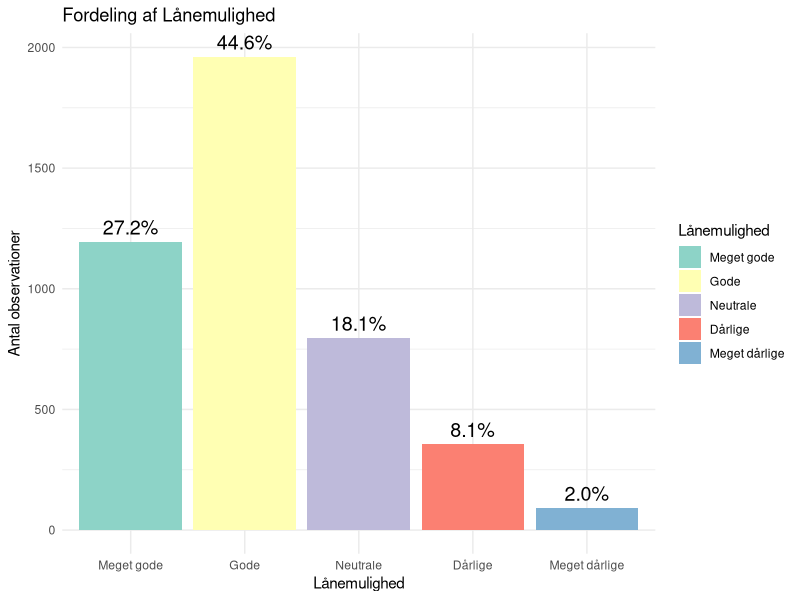
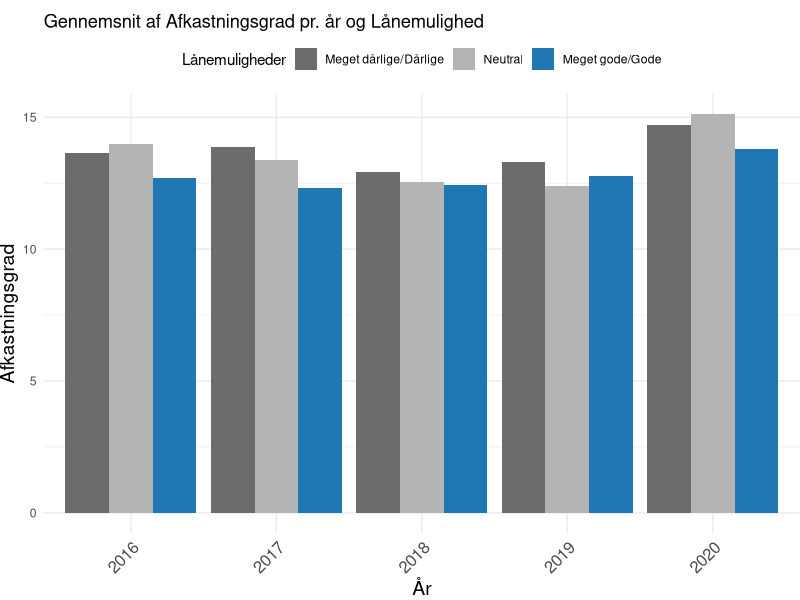
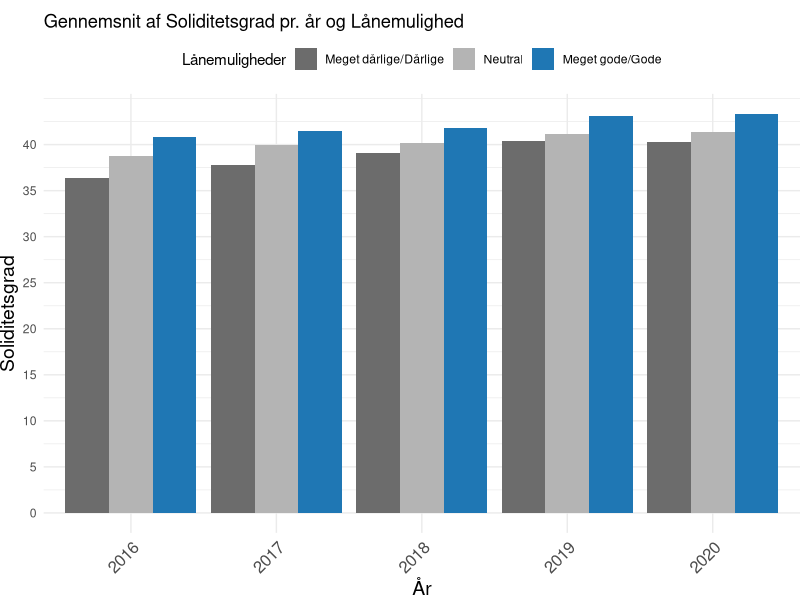
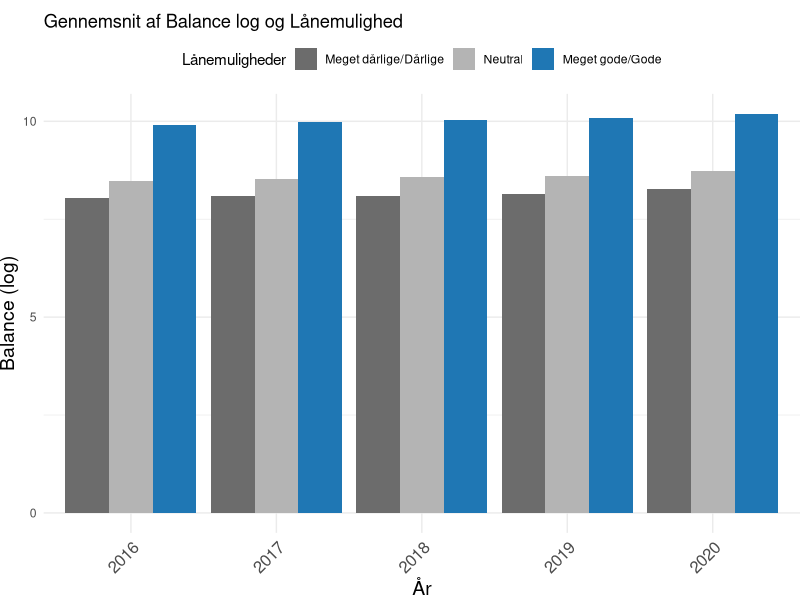

The R source for these figures, in order:
########################################################
####Opgave 3 – Spørgeskema og Cumulative Link Models####
########################################################

library(ggplot2)
library(ordinal)
library(RColorBrewer)
library(dplyr)
library(tidyr)
library(gridExtra)

################################################
####Opgave 3.1 – Illustration af spørgsmålet####
################################################

###################################
####Data Preparation & Cleaning####
###################################

regnskab <- read.csv2("regnskab.csv", fileEncoding = "latin1")

regnskab_endelig <- regnskab

regnskab_endelig <- regnskab_endelig[,c(1:2,4,194:198,206:210,218:222)]

regnskab_kolonner <- c("Lånemulighed","Antal_Ansatte","Etableringsdato","Balance_2020","Balance_2019","Balance_2018",
                       "Balance_2017","Balance_2016","Afkastningsgrad_2020","Afkastningsgrad_2019",
                       "Afkastningsgrad_2018","Afkastningsgrad_2017","Afkastningsgrad_2016","Soliditetsgrad_2020",
                       "Soliditetsgrad_2019","Soliditetsgrad_2018","Soliditetsgrad_2017","Soliditetsgrad_2016")

colnames(regnskab_endelig) <- regnskab_kolonner

# Fjerner besvarelserne "Ved ikke" fra dataframe - i alt 51 obs svarende til cirka 1 % - (51 / 4484) * 100 = 1.1 %
regnskab_endelig <- subset(regnskab_endelig, Lånemulighed != "Ved ikke")

unique(regnskab_endelig$Lånemulighed)

regnskab_endelig$Lånemulighed[grep("^Dårlig$", regnskab_endelig$Lånemulighed)] <- "Dårlige"

# Juster rækkefølgen
regnskab_endelig$Lånemulighed <- factor(regnskab_endelig$Lånemulighed, 
                                        levels = c("Meget gode", "Gode", "Neutrale", 
                                                   "Dårlige", "Meget dårlige"))

regnskab_endelig$Etableringsdato <- as.Date(regnskab_endelig$Etableringsdato, format = "%d-%m-%Y")

# Fjerner alle NA værdier fra datasættet - i alt 62 obs svarende til cirka 1 % (62 / 4395) * 100 = 1.3 %
regnskab_endelig <- na.omit(regnskab_endelig)

########################################
####Diagram fordelt på antal ansatte####
########################################

ggplot(regnskab_endelig, aes(x = Lånemulighed, fill = Lånemulighed)) + 
  geom_bar() + 
  labs(title = "Fordeling af Lånemulighed", 
       x = "Lånemulighed", 
       y = "Antal observationer") +
  theme_minimal() +
  scale_fill_brewer(palette = "Set3") +
  geom_text(stat = 'count', aes(label = scales::percent(..count../sum(..count..))), 
            vjust = -0.5, size = 5)

###########################################
####Opgave 3.2 – Cumulative Link Models####
###########################################

###########################################
####Cumulative Link Models af udvikling####
###########################################

regnskab_udvikling <- regnskab_endelig[,c(1,9:13)]

for (i in 2016:2019) {
  regnskab_udvikling[[paste("udvikling_", i, "_", i+1, sep = "")]] <- regnskab_udvikling[[paste("Afkastningsgrad_", i+1, sep = "")]] - regnskab_udvikling[[paste("Afkastningsgrad_", i, sep = "")]]
}

for (row in 1:nrow(regnskab_udvikling)) {
  udvikling <- c()
  
  for (i in 2016:2019) {
    udvikling <- c(udvikling, regnskab_udvikling[row, paste("udvikling_", i, "_", i+1, sep = "")])
  }
  
  gennemsnit_udvikling <- mean(udvikling)
  
  regnskab_udvikling[row, "gennemsnit_udvikling"] <- gennemsnit_udvikling
}

udvikling_clm <- clm(Lånemulighed ~ Afkastningsgrad_2020 + gennemsnit_udvikling, data = regnskab_udvikling)

summary(udvikling_clm)

###################################################
####Cumulative Link Models af nøgletal for 2020####
###################################################

regnskab_endelig$log_Balance_2020 <- log(regnskab_endelig$Balance_2020)

regnskab_endelig$VirksomhedensAlder <- floor(as.numeric(difftime(Sys.Date(), regnskab_endelig$Etableringsdato, units = "weeks")) / 52.25)

regnskab_clm <- clm(Lånemulighed ~ Antal_Ansatte + VirksomhedensAlder + log_Balance_2020 + 
                      Afkastningsgrad_2020 + Soliditetsgrad_2020, data = regnskab_endelig)

summary(regnskab_clm)

regnskab_clm2 <- clm(Lånemulighed ~ Antal_Ansatte +  log_Balance_2020, data = regnskab_endelig)

summary(regnskab_clm2)


#########################################################
####Opgave 3.3 – Illustration af forklarende variable####
#########################################################

######################################
####Illustration af Afkastninsgrad####
######################################

regnskab_endelig$Lånemuligheder <- ifelse(regnskab_endelig$Lånemulighed %in% c("Meget gode", "Gode"), 
                                               "Meget gode/Gode", 
                                               ifelse(regnskab_endelig$Lånemulighed %in% c("Meget dårlige", "Dårlige"), 
                                                      "Meget dårlige/Dårlige", 
                                                      "Neutral"))

regnskab_endelig$Lånemuligheder <- factor(regnskab_endelig$Lånemuligheder,
                                               levels = c("Meget dårlige/Dårlige", "Neutral", "Meget gode/Gode"))

gennemsnit_afkastning <- regnskab_endelig %>%
  group_by(Lånemuligheder) %>%
  summarise(
    gennemsnit_2020 = mean(Afkastningsgrad_2020, na.rm = TRUE),
    gennemsnit_2019 = mean(Afkastningsgrad_2019, na.rm = TRUE),
    gennemsnit_2018 = mean(Afkastningsgrad_2018, na.rm = TRUE),
    gennemsnit_2017 = mean(Afkastningsgrad_2017, na.rm = TRUE),
    gennemsnit_2016 = mean(Afkastningsgrad_2016, na.rm = TRUE)
  )

gennemsnit_afkastning_long <- gennemsnit_afkastning %>%
  pivot_longer(cols = starts_with("gennemsnit"), 
               names_to = "År", 
               values_to = "Afkastningsgrad") %>%
  mutate(År = gsub("gennemsnit_", "", År))

ggplot(gennemsnit_afkastning_long, aes(x = År, y = Afkastningsgrad, fill = Lånemuligheder)) +
  geom_bar(stat = "identity", position = "dodge") +  # position = "dodge" placerer søjlerne ved siden af hinanden
  labs(x = "År", y = "Afkastningsgrad", title = "Gennemsnit af Afkastningsgrad pr. år og Lånemulighed") +
  scale_fill_manual(values = c("Meget dårlige/Dårlige" = "#6C6C6C", 
                               "Neutral" = "#B4B4B4", 
                               "Meget gode/Gode" = "#1F77B4")) +  # Farver for hver Lånemulighed gruppe
  scale_y_continuous(breaks = seq(0, max(gennemsnit_afkastning_long$Afkastningsgrad, na.rm = TRUE), by = 5)) +  # Juster intervallerne på y-aksen
  theme_minimal() +
  theme(
    legend.position = "top",
    axis.text.x = element_text(size = 12, angle = 45, hjust = 1),  # Drej x-aksen for bedre læsbarhed
    axis.title.y = element_text(size = 14),
    axis.title.x = element_text(size = 14),
    plot.margin = margin(t = 10, r = 0, b = 0, l = 0)
  )

######################################
####Illustration af Soliditetsgrad####
######################################

gennemsnit_soliditet <- regnskab_endelig %>%
  group_by(Lånemuligheder) %>%
  summarise(
    gennemsnit_2020 = mean(Soliditetsgrad_2020, na.rm = TRUE),
    gennemsnit_2019 = mean(Soliditetsgrad_2019, na.rm = TRUE),
    gennemsnit_2018 = mean(Soliditetsgrad_2018, na.rm = TRUE),
    gennemsnit_2017 = mean(Soliditetsgrad_2017, na.rm = TRUE),
    gennemsnit_2016 = mean(Soliditetsgrad_2016, na.rm = TRUE)
  )

gennemsnit_soliditet_long <- gennemsnit_soliditet %>%
  pivot_longer(cols = starts_with("gennemsnit"), 
               names_to = "År", 
               values_to = "Soliditetsgrad") %>%
  mutate(År = gsub("gennemsnit_", "", År)) 

ggplot(gennemsnit_soliditet_long, aes(x = År, y = Soliditetsgrad, fill = Lånemuligheder)) +
  geom_bar(stat = "identity", position = "dodge") +  # position = "dodge" placerer søjlerne ved siden af hinanden
  labs(x = "År", y = "Soliditetsgrad", title = "Gennemsnit af Soliditetsgrad pr. år og Lånemulighed") +
  scale_fill_manual(values = c("Meget dårlige/Dårlige" = "#6C6C6C", 
                               "Neutral" = "#B4B4B4", 
                               "Meget gode/Gode" = "#1F77B4")) +  # Farver for hver Lånemulighed gruppe
  scale_y_continuous(breaks = seq(0, max(gennemsnit_soliditet_long$Soliditetsgrad, na.rm = TRUE), by = 5)) +  # Juster intervallerne på y-aksen
  theme_minimal() +
  theme(
    legend.position = "top",
    axis.text.x = element_text(size = 12, angle = 45, hjust = 1),  # Drej x-aksen for bedre læsbarhed
    axis.title.y = element_text(size = 14),
    axis.title.x = element_text(size = 14),
    plot.margin = margin(t = 10, r = 0, b = 0, l = 0)
  )

###############################
####Illustration af Balance####
###############################

regnskab_balance <- regnskab_endelig[,c(4:8,21)]
regnskab_balance$log_Balance_2020 <- log(regnskab_balance$Balance_2020)
regnskab_balance$log_Balance_2019 <- log(regnskab_balance$Balance_2019)
regnskab_balance$log_Balance_2018 <- log(regnskab_balance$Balance_2018)
regnskab_balance$log_Balance_2017 <- log(regnskab_balance$Balance_2017)
regnskab_balance$log_Balance_2016 <- log(regnskab_balance$Balance_2016)

gennemsnit_balance <- regnskab_balance %>%
  group_by(Lånemuligheder) %>%
  summarise(
    gennemsnit_2020 = mean(log_Balance_2020, na.rm = TRUE),
    gennemsnit_2019 = mean(log_Balance_2019, na.rm = TRUE),
    gennemsnit_2018 = mean(log_Balance_2018, na.rm = TRUE),
    gennemsnit_2017 = mean(log_Balance_2017, na.rm = TRUE),
    gennemsnit_2016 = mean(log_Balance_2016, na.rm = TRUE)
  )

gennemsnit_balance_long <- gennemsnit_balance %>%
  pivot_longer(cols = starts_with("gennemsnit"), 
               names_to = "År", 
               values_to = "Balance") %>%
  mutate(År = gsub("gennemsnit_", "", År)) 

ggplot(gennemsnit_balance_long, aes(x = År, y = Balance, fill = Lånemuligheder)) +
  geom_bar(stat = "identity", position = "dodge") +  # position = "dodge" placerer søjlerne ved siden af hinanden
  labs(x = "År", y = "Balance (log)", title = "Gennemsnit af Balance log og Lånemulighed") +
  scale_fill_manual(values = c("Meget dårlige/Dårlige" = "#6C6C6C", 
                               "Neutral" = "#B4B4B4", 
                               "Meget gode/Gode" = "#1F77B4")) +  # Farver for hver Lånemulighed gruppe
  scale_y_continuous(breaks = seq(0, max(gennemsnit_balance_long$Balance, na.rm = TRUE), by = 5)) +  # Juster intervallerne på y-aksen
  theme_minimal() +
  theme(
    legend.position = "top",
    axis.text.x = element_text(size = 12, angle = 45, hjust = 1),  # Drej x-aksen for bedre læsbarhed
    axis.title.y = element_text(size = 14),
    axis.title.x = element_text(size = 14),
    plot.margin = margin(t = 10, r = 0, b = 0, l = 0)
)
